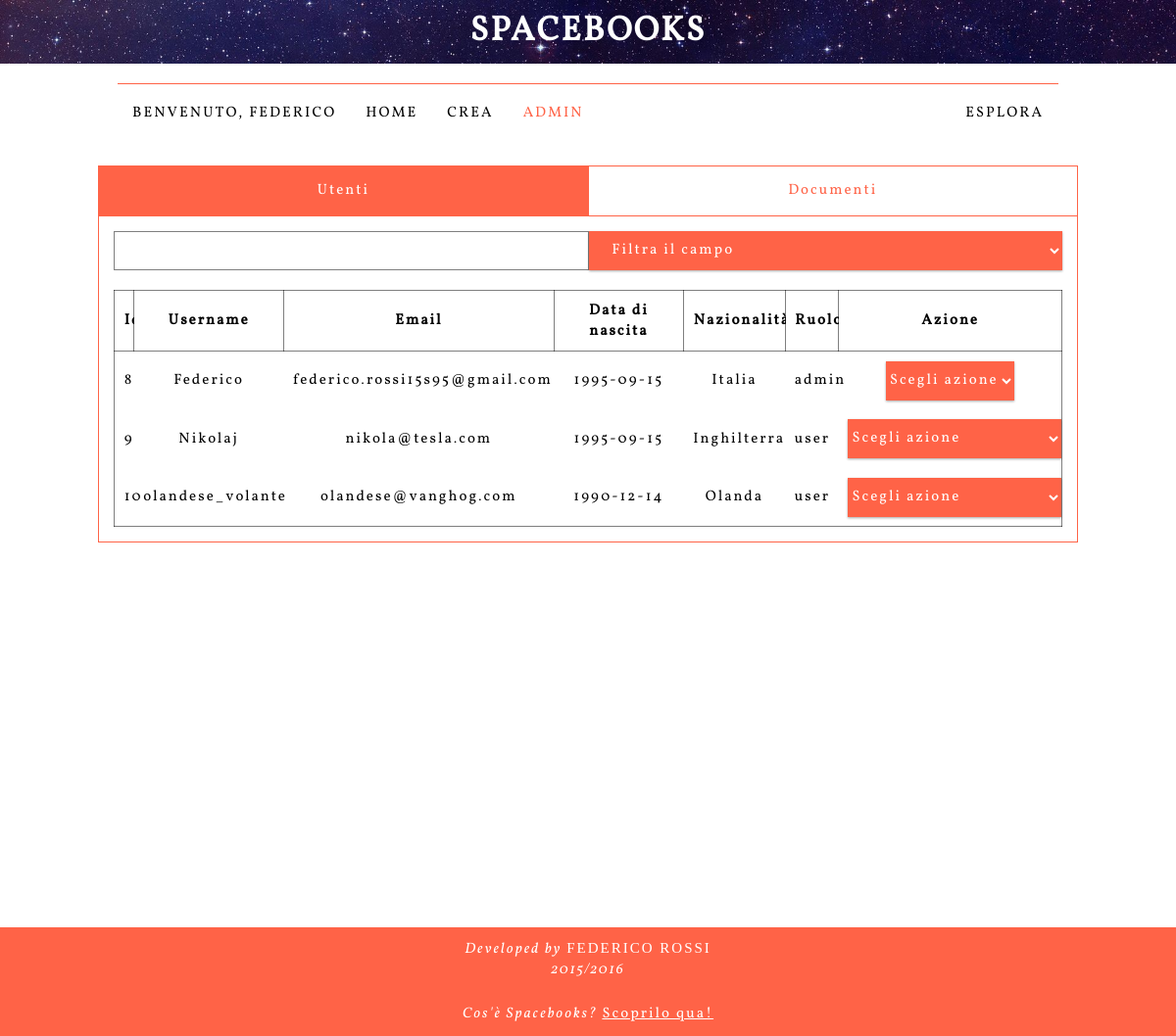
The page /authority.php (signed in) on the database as committed earlier.
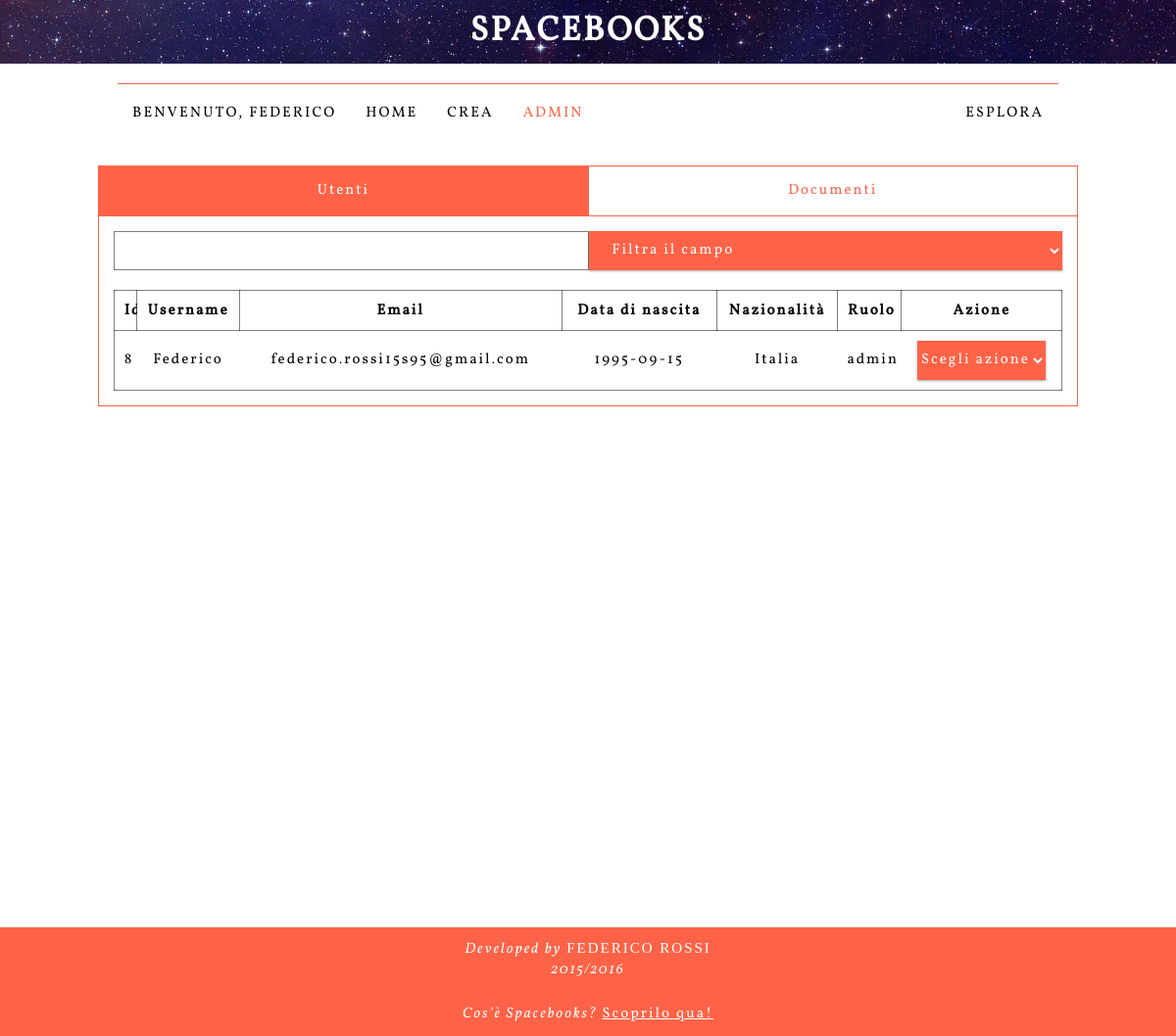
The same page on the database as committed later.
### tables this page shows
CREATE TABLE `user` (
  `id` int(11) NOT NULL AUTO_INCREMENT,
  `username` varchar(45) NOT NULL,
  `password` varchar(255) NOT NULL,
  `email` varchar(80) NOT NULL,
  `name` varchar(45) DEFAULT NULL,
  `surname` varchar(45) DEFAULT NULL,
  `birthdate` date DEFAULT NULL,
  `country` varchar(45) DEFAULT NULL,
  `credits` float NOT NULL DEFAULT '10',
  `picture` varchar(255) NOT NULL DEFAULT './img/default.png',
  `role` varchar(45) NOT NULL DEFAULT 'user',
  PRIMARY KEY (`id`),
  UNIQUE KEY `username_UNIQUE` (`username`),
  UNIQUE KEY `email_UNIQUE` (`email`)
);

### php/partials/secured.php (called while the page is built, shortened)
<?php
	session_start();
	if($_SESSION['user'])
		$user = $_SESSION['user'];

### php/lib/model/User.php (called while the page is built, shortened)
<?php
class User {
	private $id;
	public function __wakeup() {
		$this->refresh();
	}
	public static function read($id) {
		global $db;
		$stmnt = $db->prepare("SELECT * FROM user WHERE id=?");
		$stmnt->bind_param("i",$id);
		$stmnt->execute();
		$result = $stmnt->get_result();
		$user = $result->fetch_object('User');
		return $user;
	}
	public static function fetchAll() {
		global $db;
		$stmnt = $db->prepare("SELECT * FROM user");
		$stmnt->execute();
		$result = $stmnt->get_result();
		$users = array();
		while($userObj = $result->fetch_object("User"))
			array_push($users, $userObj);
		return $users;
	}
	public function __get($field) {
		return $this->$field;
	}
	public function refresh() {
		$usr = User::read($this->id);
	}
}

### authority.php (the view, shortened to what this page needs)
<!DOCTYPE html>
<?php
	require "./php/partials/secured.php";
?>
<html lang="it">
<?php
	include "./php/partials/header.php";
	include "./php/partials/body.php";
	$users = User::fetchAll();
?>
		<main id="authorityFragmentContainer">
			<?php if($user->role == "admin") { ?>
			<article data-fragment data-name="Utenti">
				<form class="combo">
					<input class="light" type="search" id="userFilter">
					<select class="light" id="userSelector"></select>
				</form>
				<table class="userTable">
					<thead>
						<th>Id</th>
						<th>Username</th>
						<th>Email</th>
						<th>Data di nascita</th>
						<th>Nazionalità</th>
						<th>Ruolo</th>
						<th>Azione</th>
					</thead>
					<tbody id="userTable">
						<?php
							foreach ($users as $tmp) {
								echo "
									<tr>
										<td>$tmp->id</td>
										<td>$tmp->username</td>
										<td>$tmp->email</td>
										<td>$tmp->birthdate</td>
										<td>$tmp->country</td>
										<td>$tmp->role</td>
										<td>
											<select onchange='action(this)' data-id='$tmp->id' data-model='user'>
												<option value='-1'>Scegli azione</option>";
								echo "
												<option value='3'>Sospendi</option>
												<option value='2'>Rimuovi</option>
											</select>
										</td>
									</tr>
								";
							}
					?>
					</tbody>
				</table>
			</article>
			<?php } ?>
		</main>
	<?php include("./php/partials/footer.php");?>
	</body>
</html>

### php/partials/header.php (shortened to what this page needs)
<?php
	$menuVoices = array();
	$menuVoices['home'] = "/home.php";
	$menuVoices['crea'] = "/create.php";
	$menuVoices['admin'] = "/authority.php";
	$menuVoices['modera'] = "/authority.php";
	$thisUri = $_SERVER['REQUEST_URI'];
	$explodedUri = explode("/", $thisUri);
	$index = count($explodedUri) - 1;
	$thisUrl = "/" . $explodedUri[$index];
?>
<head>
	<link rel="stylesheet" type="text/css" href="css/style_.css">
	<link rel="stylesheet" type="text/css" href="css/responsive_.css">
</head>

### php/partials/body.php (shortened to what this page needs)
<body onload="bodyMain()">
	<header>
		<h1>Spacebooks</h1>
	</header>
	<nav>
		<ul id="nav">
			<li id="logo"><a href="./home.php">SPACEBOOKS</a></li>
			<li <?php if($thisUrl == "/profile.php") echo "class='active' " ?> id="picture"><a id="toggleProfile" href="#profile"><img src="<?= $user->picture ?>" alt="Profile">Benvenuto, <?= " " . $user->username ?></a></li>
			<?php
				foreach ($menuVoices as $name => $address) {
					if($name == "modera" && $user->role != "moderator") continue;
					$name = ucfirst($name);
					echo "<li ";
					if($address == $thisUrl) echo "class='active'";
					echo "><a href='.$address' >$name</a></li>";
				}
			?>
			<li class="right" id="searchButton"><a id="toggleSearch" href="#search"><img alt="search" src="./img/search.png" >Esplora</a></li>
		</ul>
	</nav>

### php/partials/footer.php
<footer>
	<p>
		Developed by <span>Federico Rossi</span><br>
		2015/2016
	</p>
	<p>
		Cos'è Spacebooks? <a href="./about.php">Scoprilo qua!</a>
	</p>
</footer>

### css/style_.css (style rules this page uses)
* { font-family:'Vollkorn' , serif; color:black; font-size:15px; letter-spacing:2px; }
h1,h2,h3 { text-transform: uppercase; }
html,body { margin:0; width:100%; height: 100%; }
body > header { display:block; height:65px; line-height:65px; background-image: url("../img/galaxy.jpg"); background-size:100% auto; }
body > header > h1 { color:white; margin:0; width:100%; display: block; text-align:center; font-size: 35px; }
footer { background: tomato; clear:both; }
footer p { padding:1%; margin:0; text-align:center; color:white; font-family:VollkornItalic }
footer p span { color:white; text-transform: uppercase; font-family: VollkornBold; }
footer p a { color:white; }
nav { overflow-y:auto; width:100%; position:relative; margin-top:20px; transition:box-shadow 0.2s ease-in-out; }
nav > ul { padding:0; margin:0; list-style:none; text-transform:uppercase; letter-spacing:1px; margin-left:auto; margin-right:auto; width:80%; border-top:1px solid tomato; }
nav > ul > li { float:left; }
nav > ul > li > a { display: block; text-decoration: none; padding:1em; line-height: 2em; border-bottom:1px solid transparent; }
li#logo { background-image: url("../img/galaxy.jpg"); max-width:0; transition:max-width 0.2s ease-in-out; }
li#logo a { color:white; }
nav > ul > li.active > a, nav > ul > li > a:hover { color:tomato; }
main { width:100%; padding:1%; box-sizing:border-box; overflow-y:auto; min-height: 100%; }
main article { box-sizing:border-box; padding:1em; margin:1em; }
.right { max-width:50%; float:right; }
form.combo { display:flex; }
form.combo > * { flex:1; }
form select,select { height:40px; padding-left:2%; padding-right:2%; padding-top:5px; padding-bottom:5px; background-color:tomato; color:white; border:1px transparent; box-shadow: 0 1px 3px rgba(0,0,0,0.12), 0 1px 2px rgba(0,0,0,0.24); }
td > select { padding:0; }
form input { border: 1px solid rgba(0,0,0,0.50); font-family: "LoraItalic"; color:black; padding:2%; padding-top:5px; padding-bottom:5px; font-size:14px; height:40px; text-align:center; margin-bottom:20px; box-sizing:border-box; width:100%; text-align:left; text-align:center; }
*.fragmentContainer { width:100%; max-width: 1024px; margin-left: auto; margin-right: auto; }
.fragmentContainer > *[data-fragment] { margin:0; width:100%; border-bottom:1px solid tomato; border-right:1px solid tomato; border-left:1px solid tomato; overflow-y:auto; }
table.userTable { border-collapse:collapse; width:100%; border:1px solid rgba(0,0,0,0.5); }
table.userTable td, table.userTable th { text-align:center; padding:1%; }
table.userTable th { border:1px solid rgba(0,0,0,0.5); background-color:white; color:black; position:relative; }

Rows that differ between the two databases and show on the page:
removed user: id "9", username "Nikolaj", email "nikola@tesla.com", birthdate "1995-09-15", country "Inghilterra", role "user", id "Scegli azione"
removed user: id "10", username "olandese_volante", email "olandese@vanghog.com", birthdate "1990-12-14", country "Olanda", role "user", id "Scegli azione"
